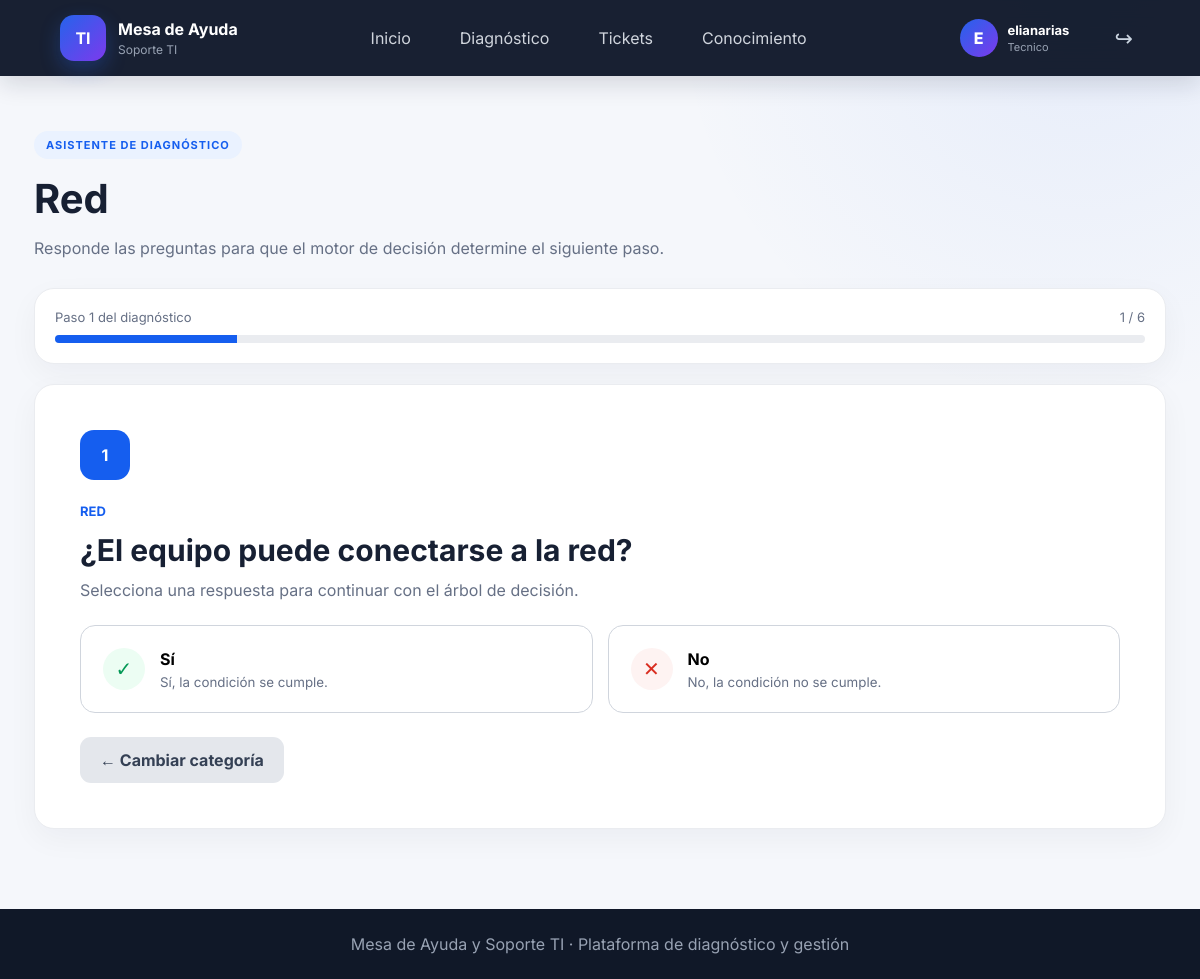
The app's page /diagnostico/paso/2 (signed in) with its own data.
### models/paso_decision.py (models this page shows)
class PasoDecision(db.Model):
    __tablename__ = "pasos_decision"
    id = db.Column(
        db.Integer,
        primary_key=True
    )
    categoria = db.Column(
        db.String(80),
        nullable=False
    )
    pregunta = db.Column(
        db.String(250),
        nullable=False
    )
    opcion_si = db.Column(
        db.String(250)
    )
    opcion_no = db.Column(
        db.String(250)
    )
    siguiente_si = db.Column(
        db.Integer
    )
    siguiente_no = db.Column(
        db.Integer
    )
    solucion_si = db.Column(
        db.Text
    )
    solucion_no = db.Column(
        db.Text
    )
    escalar_si = db.Column(
        db.Boolean,
        default=False
    )
    escalar_no = db.Column(
        db.Boolean,
        default=False
    )

### routes/diagnostico.py (the view, shortened to what this page needs)
@diagnostico_bp.route("/paso/<int:paso_id>", methods=["GET", "POST"])
def paso(paso_id):
    paso_actual = MotorDecision.obtener_paso(paso_id)
    total_pasos = PasoDecision.query.filter_by(categoria=paso_actual.categoria).count()
    completados = PasoDecision.query.filter(
        PasoDecision.categoria == paso_actual.categoria,
        PasoDecision.id <= paso_actual.id
    ).count()
    return render_template(
        "diagnostico.html",
        paso=paso_actual,
        total_pasos=max(total_pasos, 1),
        paso_numero=max(completados, 1),
    )

### services/motor_decision.py (called while the page is built)
    @staticmethod
    def obtener_paso(paso_id):
        return PasoDecision.query.get_or_404(paso_id)

### templates/diagnostico.html (shortened to what this page needs)
{% extends "base.html" %}
{% block content %}
<div class="diagnostic-container">
    <div class="diagnostic-header">
        <span class="badge">ASISTENTE DE DIAGNÓSTICO</span>
        <h1>{{ paso.categoria }}</h1>
        <p>
            Responde las preguntas para que el motor de decisión
            determine el siguiente paso.
        </p>
    </div>
    <div class="progress-container">
        <div class="progress-info">
            <span>Paso {{ paso_numero }} del diagnóstico</span>
            <span>{{ paso_numero }} / {{ total_pasos }}</span>
        </div>
        <div class="progress-bar">
            <div
                class="progress"
                style="width: {{ ((paso_numero / total_pasos) * 100) if total_pasos else 0 }}%;"
            ></div>
        </div>
    </div>
    <div class="question-card">
        <div class="question-number">{{ paso_numero }}</div>
        <span class="category">{{ paso.categoria|upper }}</span>
        <h2>{{ paso.pregunta }}</h2>
        <p>
            Selecciona una respuesta para continuar con el árbol de decisión.
        </p>
        <form method="POST" action="{{ url_for('diagnostico.paso', paso_id=paso.id) }}">
            <div class="answer-buttons">
                <button class="answer yes" type="submit" name="respuesta" value="si">
                    <span>✓</span>
                    <div>
                        <strong>Sí</strong>
                        <small>{{ paso.opcion_si or "Sí, la condición se cumple." }}</small>
                    </div>
                </button>
                <button class="answer no" type="submit" name="respuesta" value="no">
                    <span>✕</span>
                    <div>
                        <strong>No</strong>
                        <small>{{ paso.opcion_no or "No, la condición no se cumple." }}</small>
                    </div>
                </button>
            </div>
        </form>
        <div class="wizard-actions">
            <a class="btn-secondary" href="{{ url_for('diagnostico.iniciar') }}">
                ← Cambiar categoría
            </a>
        </div>
    </div>
</div>
{% endblock %}

### static/css/style.css (style rules this page uses)
* { box-sizing: border-box; margin: 0; padding: 0; }
body { font-family: Arial, Helvetica, sans-serif; background: #f4f7fb; color: #172033; min-height: 100vh; }
.badge { display: inline-block; padding: 7px 12px; background: #eaf2ff; color: #155eef; border-radius: 30px; font-size: 11px; font-weight: bold; letter-spacing: 1px; }
.btn-primary, .btn-secondary { display: inline-flex; justify-content: center; align-items: center; padding: 13px 20px; border-radius: 11px; text-decoration: none; border: none; font-weight: bold; cursor: pointer; }
.btn-secondary { background: #e4e7ec; color: #344054; }
.hero-card, .stat-card, .feature-card, .question-card, .ticket-form, .table-wrap, .knowledge-card, .solution-box, .progress-container { background: white; border: 1px solid #eaecf0; border-radius: 20px; }
.features, .page-container, .diagnostic-container, .result-container { max-width: 1180px; margin: auto; padding: 0 24px 80px; }
.diagnostic-container { padding-top: 55px; }
.diagnostic-header h1, .page-container h1 { font-size: 40px; margin: 15px 0; }
.diagnostic-header p { color: #667085; }
.progress-container { padding: 20px; margin: 30px 0 20px; }
.progress-info { display: flex; justify-content: space-between; color: #667085; font-size: 13px; margin-bottom: 10px; }
.progress-bar { height: 8px; background: #eaecf0; border-radius: 20px; overflow: hidden; }
.progress { height: 100%; background: #155eef; }
.question-card { padding: 45px; box-shadow: 0 15px 40px rgba(16,24,40,.06); }
.question-number { width: 50px; height: 50px; background: #155eef; color: white; border-radius: 14px; display: flex; align-items: center; justify-content: center; font-weight: bold; margin-bottom: 20px; }
.category { color: #155eef; font-size: 13px; font-weight: bold; }
.question-card h2 { font-size: 30px; margin: 12px 0; }
.question-card > p { color: #667085; margin-bottom: 25px; }
.answer-buttons { display: grid; grid-template-columns: 1fr 1fr; gap: 15px; }
.answer { background: white; border: 1px solid #d0d5dd; border-radius: 15px; padding: 22px; display: flex; align-items: center; gap: 15px; cursor: pointer; text-align: left; }
.answer > span { width: 42px; height: 42px; border-radius: 50%; display: flex; align-items: center; justify-content: center; font-size: 20px; }
.yes > span { background: #ecfdf3; color: #039855; }
.no > span { background: #fef3f2; color: #d92d20; }
.answer strong, .answer small { display: block; }
.answer small { color: #667085; margin-top: 5px; }
.wizard-actions { margin-top: 24px; display:flex; justify-content:flex-start; }
button.answer { width:100%; font:inherit; }
body { font-family: "Inter", Arial, Helvetica, sans-serif; background: radial-gradient(circle at 90% 0%, rgba(37,99,235,.07), transparent 28%), #f5f7fb; }
.hero-card, .stat-card, .feature-card, .question-card, .ticket-form, .table-wrap, .knowledge-card, .solution-box, .progress-container { box-shadow: 0 10px 30px rgba(15,23,42,.045); }

### records on screen
PasoDecision: categoria "Red", categoria "RED", pregunta "¿El equipo puede conectarse a la red?", opcion_si "Sí, la condición se cumple.", opcion_no "No, la condición no se cumple."

### other values on screen
{{ (session.get('nombre', 'U')[0])|upper }} "E"
{{ session.get('nombre', 'Usuario') }} "elianarias"
{{ session.get('rol', 'tecnico')|capitalize }} "Tecnico"
{{ paso_numero }} "1"
{{ total_pasos }} "6"
